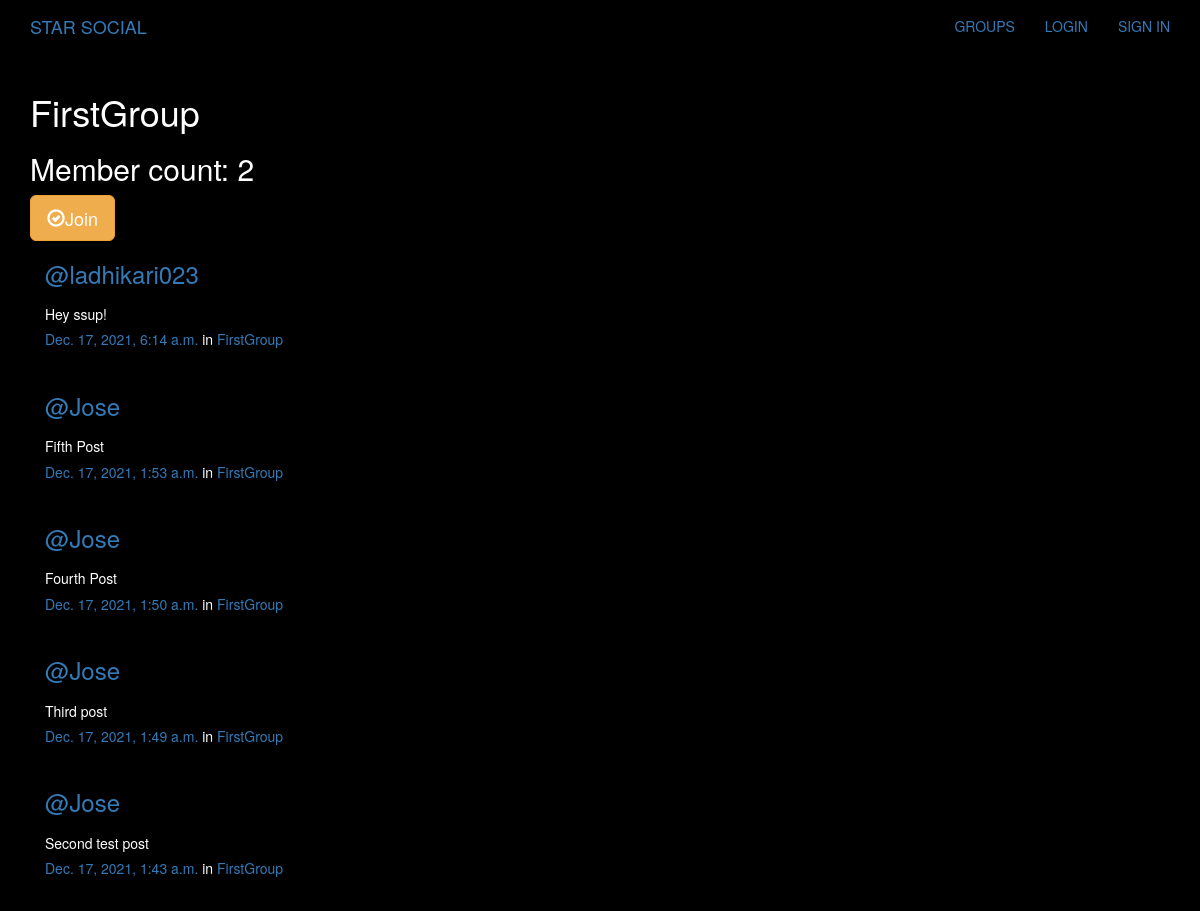
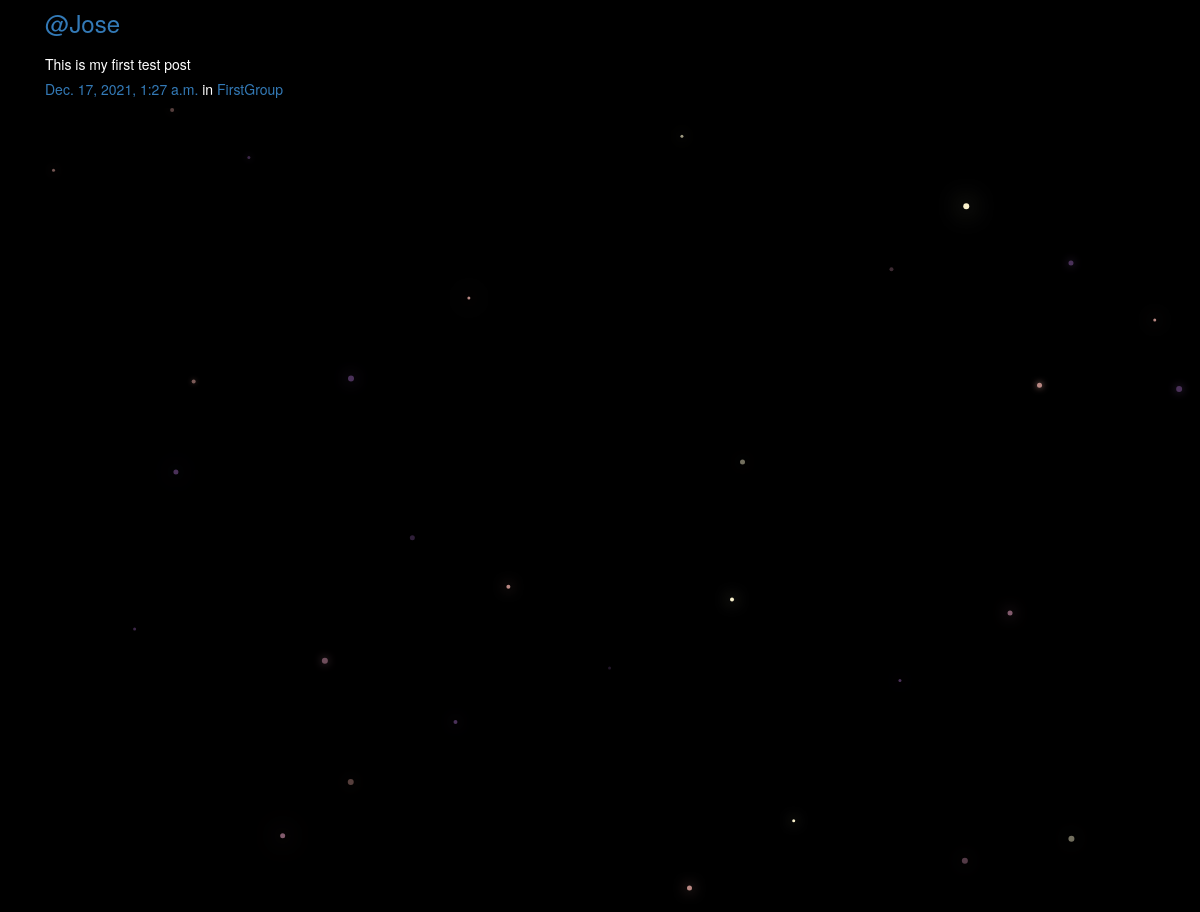
The page /groups/posts/in/firstgroup/ on the database its author committed (2 pictures, top to bottom).
### groups/models.py (models this page shows, shortened)
class Group(models.Model):
    name = models.CharField(max_length=255,unique=True)
    slug = models.SlugField(allow_unicode=True,unique=True)
    description = models.TextField(blank=True,default='')
    description_html = models.TextField(editable=False,default='',blank=True)
    members = models.ManyToManyField(User,through='GroupMember')
    class Meta:
        ordering = ['name']

### posts/models.py (models this page shows, shortened)
class Post(models.Model):
    user = models.ForeignKey(User,related_name='posts',on_delete=models.CASCADE)
    created_at = models.DateTimeField(auto_now=True)
    message = models.TextField()
    message_html = models.TextField(editable=False)
    group = models.ForeignKey(Group,related_name='posts',null=True,blank=True,on_delete=models.CASCADE)
    class Meta:
        ordering = ['-created_at']
        unique_together = ['user','message']

### groups/views.py (the view)
# urls.py: path('posts/in/<slug>/',views.SingleGroup.as_view(),name='single'),
class SingleGroup(generic.DetailView):
    model = Group

### groups/templates/groups/group_detail.html
{% extends "groups/group_base.html" %}
{% block pregroup %}
<h1>{{group.name}}</h1>
<h2>Member count: {{group.members.count}}</h2>
<div class="content">
  {% if user in group.members.all %}
    <a href="{% url 'groups:leave' slug=group.slug %}"
     class="btn btn-lg btn-fill btn-danger"><span class="glyphicon glyphicon-remove-circle"></span>Leave</a>
  {% else %}
  <a href="{% url 'groups:join' slug=group.slug %}"
   class="btn btn-lg btn-fill btn-warning"><span class="glyphicon glyphicon-ok-circle"></span>Join</a>
  {% endif %}
</div>
{% endblock %}
{% block group_content %}
<div class="col-md-8">
  {% if group.posts.count == 0 %}
    <h2>No posts in this group yet!</h2>
  {% else %}
    {% for post in group.posts.all %}
      {% include "posts/_post.html" %}
    {% endfor %}
  {% endif %}
</div>
{% endblock %}

### posts/templates/posts/_post.html (shortened to what this page needs)
<div class="media">
	<h3 class="mr-5"><a href="{% url 'posts:for_user' username=post.user.username %}">@{{ post.user.username }}</a></h3>
	<div class="media-body">
		<h5>{{ post.message_html|safe }}
			<time class="time"><a href="{% url 'posts:single' username=post.user.username pk=post.pk %}">{{ post.created_at }}</a></time>
			{% if post.group %}
			<span class="group-name">in <a href="#">{{ post.group.name }}</a></span>
			{% endif %}
		</h5>
	</div>
</div>

### static/simplesocial/css/master.css (style rules this page uses)
body { margin: 0; overflow: hidden; background-color: black; color:white; }

### rows shown on the page
Group: name "FirstGroup", members.count "2"
Post: user.username "ladhikari023", message_html "Hey ssup!", created_at "Dec. 17, 2021, 6:14 a.m.", group.name "FirstGroup"
Post: user.username "Jose", message_html "Fifth Post", created_at "Dec. 17, 2021, 1:53 a.m.", group.name "FirstGroup"
Post: user.username "Jose", message_html "Fourth Post", created_at "Dec. 17, 2021, 1:50 a.m.", group.name "FirstGroup"
Post: user.username "Jose", message_html "Third post", created_at "Dec. 17, 2021, 1:49 a.m.", group.name "FirstGroup"
Post: user.username "Jose", message_html "Second test post", created_at "Dec. 17, 2021, 1:43 a.m.", group.name "FirstGroup"
Post: user.username "Jose", message_html "This is my first test post", created_at "Dec. 17, 2021, 1:27 a.m.", group.name "FirstGroup"
